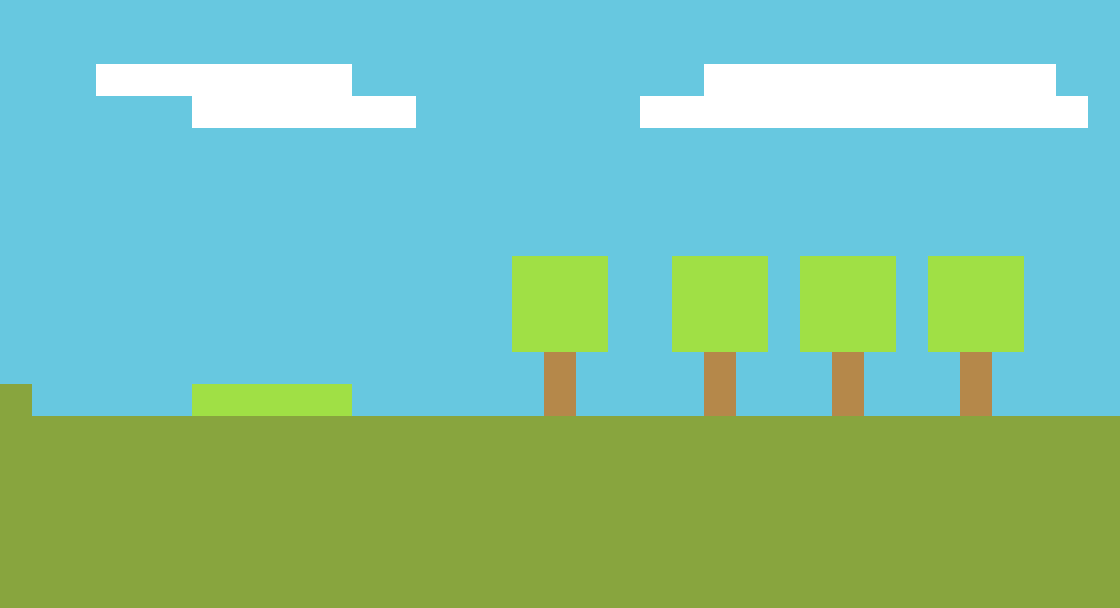

Tiled map render using the project's own tile images. Description and the map definition, with tile-layer contents summarised, below:
An orthogonal 35x19 tile map with 32x32 px tiles, 3 tile layers (background, backdrop, ground) and 7 objects.

<map version="1.0" orientation="orthogonal" width="35" height="19" tilewidth="32" tileheight="32">
 <properties>
  <property name="behaviors" value="walk" />
  <property name="endx" value="34" />
  <property name="endy" value="12" />
  <property name="startx" value="0" />
  <property name="starty" value="11" />
 </properties>
 <tileset firstgid="1" name="tiles" tilewidth="32" tileheight="32">
  <image source="../gfx/tiles.png" width="160" height="160" />
 </tileset>
 <layer name="background" width="35" height="19">
  <data>[665 cells, 665 non-empty, 2 distinct tile ids]</data>
 </layer>
 <layer name="backdrop" width="35" height="19">
  <data>[665 cells, 89 non-empty, 3 distinct tile ids]</data>
 </layer>
 <layer name="ground" width="35" height="19">
  <data>[665 cells, 36 non-empty, 1 distinct tile ids]</data>
 </layer>
 <objectgroup name="instructions" width="35" height="19">
  <object gid="1" x="0" y="365">
   <properties>
    <property name="text" value="What the ... ?" />
   </properties>
  </object>
  <object gid="1" x="113" y="388">
   <properties>
    <property name="text" value="Where am I ?" />
   </properties>
  </object>
  <object gid="1" x="790" y="385">
   <properties>
    <property name="text" value="I have to find my spaceship... I can't stay here!" />
   </properties>
  </object>
  <object gid="1" x="567" y="384">
   <properties>
    <property name="text" value="Why does everything seem so tiny ?" />
   </properties>
  </object>
  <object gid="1" x="330" y="378">
   <properties>
    <property name="text" value="Was that a black hole ?" />
   </properties>
  </object>
 </objectgroup>
 <objectgroup name="items" width="35" height="19">
  <object gid="6" x="543" y="290" />
  <object gid="6" x="831" y="290" />
 </objectgroup>
</map>
